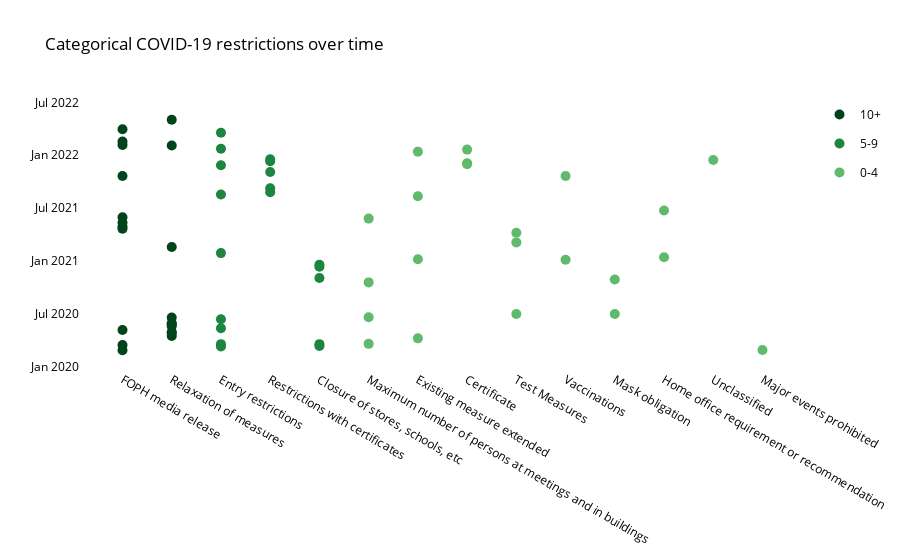

Write notebook code for a chart like this one.
### Code cell
fig_restrictions_time_occurrence = go.Figure(layout=transparent_layout)

color_map = {
    '10+': primary_colors[-1],
    '5-9': primary_colors[-2],
    '0-4': primary_colors[-3]
}
legend_desc = ['10+', '5-9', '0-4']

# Keep track of the legend groups that have been added
legend_groups_added = set()

for index, row in df_annotations.iterrows():
    v = row['category_occurrences']
    legend_desc_selected = legend_desc[0] if v > 9 else (legend_desc[1] if v > 4 else legend_desc[2])

    # Set showlegend to True for the first entry of each legend group and False for all subsequent entries
    showlegend = legend_desc_selected not in legend_groups_added
    legend_groups_added.add(legend_desc_selected)

    fig_restrictions_time_occurrence.add_trace(go.Scatter(
        x=(row['category'],), y=(index, ),
        name=legend_desc_selected,
        legendgroup=legend_desc_selected,
        mode='markers',
        text=(row['category_occurrences'], ),
        hovertemplate='%{y}, %{x}<br>Total occurrences: %{text}<extra></extra>',
        hoverlabel={'font': {'color': 'white'}, 'bordercolor': 'white'},
        marker_size=10,
        marker_color=color_map[legend_desc_selected],
        showlegend=showlegend
    ))

fig_restrictions_time_occurrence.update_layout(title="Categorical COVID-19 restrictions over time", 
                   showlegend=True,
                   yaxis=dict(
                       fixedrange=True
                   ))

fig_restrictions_time_occurrence.show()

### Figure 1 — Plotly figure (JSON) as saved in the notebook; plotly's stock layout.template omitted (floating-point values rounded to 4 significant figures)
{"data": [{"hoverlabel": {"bordercolor": "white", "font": {"color": "white"}}, "hovertemplate": "%{y}, %{x}<br>Total occurrences: %{text}<extra></extra>", "legendgroup": "10+", "marker": {"color": "rgba(0.0, 0.26666666666666666, 0.10588235294117647, 1.0)", "size": 10}, "mode": "markers", "name": "10+", "showlegend": true, "text": ["11"], "type": "scatter", "x": ["FOPH media release"], "y": ["2020-02-27"]}, {"hoverlabel": {"bordercolor": "white", "font": {"color": "white"}}, "hovertemplate": "%{y}, %{x}<br>Total occurrences: %{text}<extra></extra>", "legendgroup": "10+", "marker": {"color": "rgba(0.0, 0.26666666666666666, 0.10588235294117647, 1.0)", "size": 10}, "mode": "markers", "name": "10+", "showlegend": false, "text": ["11"], "type": "scatter", "x": ["FOPH media release"], "y": ["2022-03-30"]}, {"hoverlabel": {"bordercolor": "white", "font": {"color": "white"}}, "hovertemplate": "%{y}, %{x}<br>Total occurrences: %{text}<extra></extra>", "legendgroup": "10+", "marker": {"color": "rgba(0.0, 0.26666666666666666, 0.10588235294117647, 1.0)", "size": 10}, "mode": "markers", "name": "10+", "showlegend": false, "text": ["11"], "type": "scatter", "x": ["FOPH media release"], "y": ["2022-02-16"]}, {"hoverlabel": {"bordercolor": "white", "font": {"color": "white"}}, "hovertemplate": "%{y}, %{x}<br>Total occurrences: %{text}<extra></extra>", "legendgroup": "10+", "marker": {"color": "rgba(0.0, 0.26666666666666666, 0.10588235294117647, 1.0)", "size": 10}, "mode": "markers", "name": "10+", "showlegend": false, "text": ["11"], "type": "scatter", "x": ["FOPH media release"], "y": ["2020-03-16"]}, {"hoverlabel": {"bordercolor": "white", "font": {"color": "white"}}, "hovertemplate": "%{y}, %{x}<br>Total occurrences: %{text}<extra></extra>", "legendgroup": "10+", "marker": {"color": "rgba(0.0, 0.26666666666666666, 0.10588235294117647, 1.0)", "size": 10}, "mode": "markers", "name": "10+", "showlegend": false, "text": ["11"], "type": "scatter", "x": ["FOPH media release"], "y": ["2022-02-04"]}, {"hoverlabel": {"bordercolor": "white", "font": {"color": "white"}}, "hovertemplate": "%{y}, %{x}<br>Total occurrences: %{text}<extra></extra>", "legendgroup": "10+", "marker": {"color": "rgba(0.0, 0.26666666666666666, 0.10588235294117647, 1.0)", "size": 10}, "mode": "markers", "name": "10+", "showlegend": false, "text": ["11"], "type": "scatter", "x": ["FOPH media release"], "y": ["2021-10-20"]}, {"hoverlabel": {"bordercolor": "white", "font": {"color": "white"}}, "hovertemplate": "%{y}, %{x}<br>Total occurrences: %{text}<extra></extra>", "legendgroup": "10+", "marker": {"color": "rgba(0.0, 0.26666666666666666, 0.10588235294117647, 1.0)", "size": 10}, "mode": "markers", "name": "10+", "showlegend": false, "text": ["11"], "type": "scatter", "x": ["FOPH media release"], "y": ["2021-05-31"]}, {"hoverlabel": {"bordercolor": "white", "font": {"color": "white"}}, "hovertemplate": "%{y}, %{x}<br>Total occurrences: %{text}<extra></extra>", "legendgroup": "10+", "marker": {"color": "rgba(0.0, 0.26666666666666666, 0.10588235294117647, 1.0)", "size": 10}, "mode": "markers", "name": "10+", "showlegend": false, "text": ["11"], "type": "scatter", "x": ["FOPH media release"], "y": ["2021-05-12"]}, {"hoverlabel": {"bordercolor": "white", "font": {"color": "white"}}, "hovertemplate": "%{y}, %{x}<br>Total occurrences: %{text}<extra></extra>", "legendgroup": "10+", "marker": {"color": "rgba(0.0, 0.26666666666666666, 0.10588235294117647, 1.0)", "size": 10}, "mode": "markers", "name": "10+", "showlegend": false, "text": ["11"], "type": "scatter", "x": ["FOPH media release"], "y": ["2021-04-28"]}, {"hoverlabel": {"bordercolor": "white", "font": {"color": "white"}}, "hovertemplate": "%{y}, %{x}<br>Total occurrences: %{text}<extra></extra>", "legendgroup": "10+", "marker": {"color": "rgba(0.0, 0.26666666666666666, 0.10588235294117647, 1.0)", "size": 10}, "mode": "markers", "name": "10+", "showlegend": false, "text": ["11"], "type": "scatter", "x": ["FOPH media release"], "y": ["2021-04-21"]}, {"hoverlabel": {"bordercolor": "white", "font": {"color": "white"}}, "hovertemplate": "%{y}, %{x}<br>Total occurrences: %{text}<extra></extra>", "legendgroup": "10+", "marker": {"color": "rgba(0.0, 0.26666666666666666, 0.10588235294117647, 1.0)", "size": 10}, "mode": "markers", "name": "10+", "showlegend": false, "text": ["11"], "type": "scatter", "x": ["FOPH media release"], "y": ["2020-05-07"]}, {"hoverlabel": {"bordercolor": "white", "font": {"color": "white"}}, "hovertemplate": "%{y}, %{x}<br>Total occurrences: %{text}<extra></extra>", "legendgroup": "10+", "marker": {"color": "rgba(0.0, 0.26666666666666666, 0.10588235294117647, 1.0)", "size": 10}, "mode": "markers", "name": "10+", "showlegend": false, "text": ["10"], "type": "scatter", "x": ["Relaxation of measures"], "y": ["2020-05-27"]}, {"hoverlabel": {"bordercolor": "white", "font": {"color": "white"}}, "hovertemplate": "%{y}, %{x}<br>Total occurrences: %{text}<extra></extra>", "legendgroup": "10+", "marker": {"color": "rgba(0.0, 0.26666666666666666, 0.10588235294117647, 1.0)", "size": 10}, "mode": "markers", "name": "10+", "showlegend": false, "text": ["10"], "type": "scatter", "x": ["Relaxation of measures"], "y": ["2022-02-02"]}, {"hoverlabel": {"bordercolor": "white", "font": {"color": "white"}}, "hovertemplate": "%{y}, %{x}<br>Total occurrences: %{text}<extra></extra>", "legendgroup": "10+", "marker": {"color": "rgba(0.0, 0.26666666666666666, 0.10588235294117647, 1.0)", "size": 10}, "mode": "markers", "name": "10+", "showlegend": false, "text": ["10"], "type": "scatter", "x": ["Relaxation of measures"], "y": ["2020-06-19"]}, {"hoverlabel": {"bordercolor": "white", "font": {"color": "white"}}, "hovertemplate": "%{y}, %{x}<br>Total occurrences: %{text}<extra></extra>", "legendgroup": "10+", "marker": {"color": "rgba(0.0, 0.26666666666666666, 0.10588235294117647, 1.0)", "size": 10}, "mode": "markers", "name": "10+", "showlegend": false, "text": ["10"], "type": "scatter", "x": ["Relaxation of measures"], "y": ["2020-05-30"]}, {"hoverlabel": {"bordercolor": "white", "font": {"color": "white"}}, "hovertemplate": "%{y}, %{x}<br>Total occurrences: %{text}<extra></extra>", "legendgroup": "10+", "marker": {"color": "rgba(0.0, 0.26666666666666666, 0.10588235294117647, 1.0)", "size": 10}, "mode": "markers", "name": "10+", "showlegend": false, "text": ["10"], "type": "scatter", "x": ["Relaxation of measures"], "y": ["2021-02-17"]}, {"hoverlabel": {"bordercolor": "white", "font": {"color": "white"}}, "hovertemplate": "%{y}, %{x}<br>Total occurrences: %{text}<extra></extra>", "legendgroup": "10+", "marker": {"color": "rgba(0.0, 0.26666666666666666, 0.10588235294117647, 1.0)", "size": 10}, "mode": "markers", "name": "10+", "showlegend": false, "text": ["10"], "type": "scatter", "x": ["Relaxation of measures"], "y": ["2020-05-20"]}, {"hoverlabel": {"bordercolor": "white", "font": {"color": "white"}}, "hovertemplate": "%{y}, %{x}<br>Total occurrences: %{text}<extra></extra>", "legendgroup": "10+", "marker": {"color": "rgba(0.0, 0.26666666666666666, 0.10588235294117647, 1.0)", "size": 10}, "mode": "markers", "name": "10+", "showlegend": false, "text": ["10"], "type": "scatter", "x": ["Relaxation of measures"], "y": ["2020-04-29"]}, {"hoverlabel": {"bordercolor": "white", "font": {"color": "white"}}, "hovertemplate": "%{y}, %{x}<br>Total occurrences: %{text}<extra></extra>", "legendgroup": "10+", "marker": {"color": "rgba(0.0, 0.26666666666666666, 0.10588235294117647, 1.0)", "size": 10}, "mode": "markers", "name": "10+", "showlegend": false, "text": ["10"], "type": "scatter", "x": ["Relaxation of measures"], "y": ["2020-04-16"]}, {"hoverlabel": {"bordercolor": "white", "font": {"color": "white"}}, "hovertemplate": "%{y}, %{x}<br>Total occurrences: %{text}<extra></extra>", "legendgroup": "10+", "marker": {"color": "rgba(0.0, 0.26666666666666666, 0.10588235294117647, 1.0)", "size": 10}, "mode": "markers", "name": "10+", "showlegend": false, "text": ["10"], "type": "scatter", "x": ["Relaxation of measures"], "y": ["2020-04-27"]}, {"hoverlabel": {"bordercolor": "white", "font": {"color": "white"}}, "hovertemplate": "%{y}, %{x}<br>Total occurrences: %{text}<extra></extra>", "legendgroup": "10+", "marker": {"color": "rgba(0.0, 0.26666666666666666, 0.10588235294117647, 1.0)", "size": 10}, "mode": "markers", "name": "10+", "showlegend": false, "text": ["10"], "type": "scatter", "x": ["Relaxation of measures"], "y": ["2022-05-02"]}, {"hoverlabel": {"bordercolor": "white", "font": {"color": "white"}}, "hovertemplate": "%{y}, %{x}<br>Total occurrences: %{text}<extra></extra>", "legendgroup": "5-9", "marker": {"color": "rgba(0.10818915801614765, 0.5201845444059976, 0.24982698961937716, 1.0)", "size": 10}, "mode": "markers", "name": "5-9", "showlegend": true, "text": ["9"], "type": "scatter", "x": ["Entry restrictions"], "y": ["2020-06-13"]}, {"hoverlabel": {"bordercolor": "white", "font": {"color": "white"}}, "hovertemplate": "%{y}, %{x}<br>Total occurrences: %{text}<extra></extra>", "legendgroup": "5-9", "marker": {"color": "rgba(0.10818915801614765, 0.5201845444059976, 0.24982698961937716, 1.0)", "size": 10}, "mode": "markers", "name": "5-9", "showlegend": false, "text": ["9"], "type": "scatter", "x": ["Entry restrictions"], "y": ["2022-01-22"]}, {"hoverlabel": {"bordercolor": "white", "font": {"color": "white"}}, "hovertemplate": "%{y}, %{x}<br>Total occurrences: %{text}<extra></extra>", "legendgroup": "5-9", "marker": {"color": "rgba(0.10818915801614765, 0.5201845444059976, 0.24982698961937716, 1.0)", "size": 10}, "mode": "markers", "name": "5-9", "showlegend": false, "text": ["9"], "type": "scatter", "x": ["Entry restrictions"], "y": ["2020-03-11"]}, {"hoverlabel": {"bordercolor": "white", "font": {"color": "white"}}, "hovertemplate": "%{y}, %{x}<br>Total occurrences: %{text}<extra></extra>", "legendgroup": "5-9", "marker": {"color": "rgba(0.10818915801614765, 0.5201845444059976, 0.24982698961937716, 1.0)", "size": 10}, "mode": "markers", "name": "5-9", "showlegend": false, "text": ["9"], "type": "scatter", "x": ["Entry restrictions"], "y": ["2021-11-26"]}, {"hoverlabel": {"bordercolor": "white", "font": {"color": "white"}}, "hovertemplate": "%{y}, %{x}<br>Total occurrences: %{text}<extra></extra>", "legendgroup": "5-9", "marker": {"color": "rgba(0.10818915801614765, 0.5201845444059976, 0.24982698961937716, 1.0)", "size": 10}, "mode": "markers", "name": "5-9", "showlegend": false, "text": ["9"], "type": "scatter", "x": ["Entry restrictions"], "y": ["2021-08-17"]}, {"hoverlabel": {"bordercolor": "white", "font": {"color": "white"}}, "hovertemplate": "%{y}, %{x}<br>Total occurrences: %{text}<extra></extra>", "legendgroup": "5-9", "marker": {"color": "rgba(0.10818915801614765, 0.5201845444059976, 0.24982698961937716, 1.0)", "size": 10}, "mode": "markers", "name": "5-9", "showlegend": false, "text": ["9"], "type": "scatter", "x": ["Entry restrictions"], "y": ["2022-03-18"]}, {"hoverlabel": {"bordercolor": "white", "font": {"color": "white"}}, "hovertemplate": "%{y}, %{x}<br>Total occurrences: %{text}<extra></extra>", "legendgroup": "5-9", "marker": {"color": "rgba(0.10818915801614765, 0.5201845444059976, 0.24982698961937716, 1.0)", "size": 10}, "mode": "markers", "name": "5-9", "showlegend": false, "text": ["9"], "type": "scatter", "x": ["Entry restrictions"], "y": ["2020-05-13"]}, {"hoverlabel": {"bordercolor": "white", "font": {"color": "white"}}, "hovertemplate": "%{y}, %{x}<br>Total occurrences: %{text}<extra></extra>", "legendgroup": "5-9", "marker": {"color": "rgba(0.10818915801614765, 0.5201845444059976, 0.24982698961937716, 1.0)", "size": 10}, "mode": "markers", "name": "5-9", "showlegend": false, "text": ["9"], "type": "scatter", "x": ["Entry restrictions"], "y": ["2021-01-27"]}, {"hoverlabel": {"bordercolor": "white", "font": {"color": "white"}}, "hovertemplate": "%{y}, %{x}<br>Total occurrences: %{text}<extra></extra>", "legendgroup": "5-9", "marker": {"color": "rgba(0.10818915801614765, 0.5201845444059976, 0.24982698961937716, 1.0)", "size": 10}, "mode": "markers", "name": "5-9", "showlegend": false, "text": ["9"], "type": "scatter", "x": ["Entry restrictions"], "y": ["2020-03-19"]}, {"hoverlabel": {"bordercolor": "white", "font": {"color": "white"}}, "hovertemplate": "%{y}, %{x}<br>Total occurrences: %{text}<extra></extra>", "legendgroup": "5-9", "marker": {"color": "rgba(0.10818915801614765, 0.5201845444059976, 0.24982698961937716, 1.0)", "size": 10}, "mode": "markers", "name": "5-9", "showlegend": false, "text": ["5"], "type": "scatter", "x": ["Restrictions with certificates"], "y": ["2021-11-03"]}, {"hoverlabel": {"bordercolor": "white", "font": {"color": "white"}}, "hovertemplate": "%{y}, %{x}<br>Total occurrences: %{text}<extra></extra>", "legendgroup": "5-9", "marker": {"color": "rgba(0.10818915801614765, 0.5201845444059976, 0.24982698961937716, 1.0)", "size": 10}, "mode": "markers", "name": "5-9", "showlegend": false, "text": ["5"], "type": "scatter", "x": ["Restrictions with certificates"], "y": ["2021-09-08"]}, {"hoverlabel": {"bordercolor": "white", "font": {"color": "white"}}, "hovertemplate": "%{y}, %{x}<br>Total occurrences: %{text}<extra></extra>", "legendgroup": "5-9", "marker": {"color": "rgba(0.10818915801614765, 0.5201845444059976, 0.24982698961937716, 1.0)", "size": 10}, "mode": "markers", "name": "5-9", "showlegend": false, "text": ["5"], "type": "scatter", "x": ["Restrictions with certificates"], "y": ["2021-12-10"]}, {"hoverlabel": {"bordercolor": "white", "font": {"color": "white"}}, "hovertemplate": "%{y}, %{x}<br>Total occurrences: %{text}<extra></extra>", "legendgroup": "5-9", "marker": {"color": "rgba(0.10818915801614765, 0.5201845444059976, 0.24982698961937716, 1.0)", "size": 10}, "mode": "markers", "name": "5-9", "showlegend": false, "text": ["5"], "type": "scatter", "x": ["Restrictions with certificates"], "y": ["2021-08-25"]}, {"hoverlabel": {"bordercolor": "white", "font": {"color": "white"}}, "hovertemplate": "%{y}, %{x}<br>Total occurrences: %{text}<extra></extra>", "legendgroup": "5-9", "marker": {"color": "rgba(0.10818915801614765, 0.5201845444059976, 0.24982698961937716, 1.0)", "size": 10}, "mode": "markers", "name": "5-9", "showlegend": false, "text": ["5"], "type": "scatter", "x": ["Closure of stores, schools, etc"], "y": ["2020-03-19"]}, {"hoverlabel": {"bordercolor": "white", "font": {"color": "white"}}, "hovertemplate": "%{y}, %{x}<br>Total occurrences: %{text}<extra></extra>", "legendgroup": "5-9", "marker": {"color": "rgba(0.10818915801614765, 0.5201845444059976, 0.24982698961937716, 1.0)", "size": 10}, "mode": "markers", "name": "5-9", "showlegend": false, "text": ["5"], "type": "scatter", "x": ["Closure of stores, schools, etc"], "y": ["2020-03-13"]}, {"hoverlabel": {"bordercolor": "white", "font": {"color": "white"}}, "hovertemplate": "%{y}, %{x}<br>Total occurrences: %{text}<extra></extra>", "legendgroup": "5-9", "marker": {"color": "rgba(0.10818915801614765, 0.5201845444059976, 0.24982698961937716, 1.0)", "size": 10}, "mode": "markers", "name": "5-9", "showlegend": false, "text": ["5"], "type": "scatter", "x": ["Closure of stores, schools, etc"], "y": ["2020-12-18"]}, {"hoverlabel": {"bordercolor": "white", "font": {"color": "white"}}, "hovertemplate": "%{y}, %{x}<br>Total occurrences: %{text}<extra></extra>", "legendgroup": "5-9", "marker": {"color": "rgba(0.10818915801614765, 0.5201845444059976, 0.24982698961937716, 1.0)", "size": 10}, "mode": "markers", "name": "5-9", "showlegend": false, "text": ["5"], "type": "scatter", "x": ["Closure of stores, schools, etc"], "y": ["2020-12-11"]}, {"hoverlabel": {"bordercolor": "white", "font": {"color": "white"}}, "hovertemplate": "%{y}, %{x}<br>Total occurrences: %{text}<extra></extra>", "legendgroup": "5-9", "marker": {"color": "rgba(0.10818915801614765, 0.5201845444059976, 0.24982698961937716, 1.0)", "size": 10}, "mode": "markers", "name": "5-9", "showlegend": false, "text": ["5"], "type": "scatter", "x": ["Closure of stores, schools, etc"], "y": ["2020-11-02"]}, {"hoverlabel": {"bordercolor": "white", "font": {"color": "white"}}, "hovertemplate": "%{y}, %{x}<br>Total occurrences: %{text}<extra></extra>", "legendgroup": "5-9", "marker": {"color": "rgba(0.10818915801614765, 0.5201845444059976, 0.24982698961937716, 1.0)", "size": 10}, "mode": "markers", "name": "5-9", "showlegend": false, "text": ["5"], "type": "scatter", "x": ["Restrictions with certificates"], "y": ["2021-12-17"]}, {"hoverlabel": {"bordercolor": "white", "font": {"color": "white"}}, "hovertemplate": "%{y}, %{x}<br>Total occurrences: %{text}<extra></extra>", "legendgroup": "0-4", "marker": {"color": "rgba(0.3764705882352941, 0.7301806997308727, 0.42429834678969625, 1.0)", "size": 10}, "mode": "markers", "name": "0-4", "showlegend": true, "text": ["4"], "type": "scatter", "x": ["Maximum number of persons at meetings and in buildings"], "y": ["2020-06-20"]}, {"hoverlabel": {"bordercolor": "white", "font": {"color": "white"}}, "hovertemplate": "%{y}, %{x}<br>Total occurrences: %{text}<extra></extra>", "legendgroup": "0-4", "marker": {"color": "rgba(0.3764705882352941, 0.7301806997308727, 0.42429834678969625, 1.0)", "size": 10}, "mode": "markers", "name": "0-4", "showlegend": false, "text": ["4"], "type": "scatter", "x": ["Maximum number of persons at meetings and in buildings"], "y": ["2021-05-26"]}, {"hoverlabel": {"bordercolor": "white", "font": {"color": "white"}}, "hovertemplate": "%{y}, %{x}<br>Total occurrences: %{text}<extra></extra>", "legendgroup": "0-4", "marker": {"color": "rgba(0.3764705882352941, 0.7301806997308727, 0.42429834678969625, 1.0)", "size": 10}, "mode": "markers", "name": "0-4", "showlegend": false, "text": ["4"], "type": "scatter", "x": ["Existing measure extended"], "y": ["2020-04-08"]}, {"hoverlabel": {"bordercolor": "white", "font": {"color": "white"}}, "hovertemplate": "%{y}, %{x}<br>Total occurrences: %{text}<extra></extra>", "legendgroup": "0-4", "marker": {"color": "rgba(0.3764705882352941, 0.7301806997308727, 0.42429834678969625, 1.0)", "size": 10}, "mode": "markers", "name": "0-4", "showlegend": false, "text": ["4"], "type": "scatter", "x": ["Existing measure extended"], "y": ["2021-08-11"]}, {"hoverlabel": {"bordercolor": "white", "font": {"color": "white"}}, "hovertemplate": "%{y}, %{x}<br>Total occurrences: %{text}<extra></extra>", "legendgroup": "0-4", "marker": {"color": "rgba(0.3764705882352941, 0.7301806997308727, 0.42429834678969625, 1.0)", "size": 10}, "mode": "markers", "name": "0-4", "showlegend": false, "text": ["4"], "type": "scatter", "x": ["Maximum number of persons at meetings and in buildings"], "y": ["2020-10-18"]}, {"hoverlabel": {"bordercolor": "white", "font": {"color": "white"}}, "hovertemplate": "%{y}, %{x}<br>Total occurrences: %{text}<extra></extra>", "legendgroup": "0-4", "marker": {"color": "rgba(0.3764705882352941, 0.7301806997308727, 0.42429834678969625, 1.0)", "size": 10}, "mode": "markers", "name": "0-4", "showlegend": false, "text": ["4"], "type": "scatter", "x": ["Existing measure extended"], "y": ["2021-01-06"]}, {"hoverlabel": {"bordercolor": "white", "font": {"color": "white"}}, "hovertemplate": "%{y}, %{x}<br>Total occurrences: %{text}<extra></extra>", "legendgroup": "0-4", "marker": {"color": "rgba(0.3764705882352941, 0.7301806997308727, 0.42429834678969625, 1.0)", "size": 10}, "mode": "markers", "name": "0-4", "showlegend": false, "text": ["4"], "type": "scatter", "x": ["Maximum number of persons at meetings and in buildings"], "y": ["2020-03-20"]}, {"hoverlabel": {"bordercolor": "white", "font": {"color": "white"}}, "hovertemplate": "%{y}, %{x}<br>Total occurrences: %{text}<extra></extra>", "legendgroup": "0-4", "marker": {"color": "rgba(0.3764705882352941, 0.7301806997308727, 0.42429834678969625, 1.0)", "size": 10}, "mode": "markers", "name": "0-4", "showlegend": false, "text": ["4"], "type": "scatter", "x": ["Existing measure extended"], "y": ["2022-01-12"]}, {"hoverlabel": {"bordercolor": "white", "font": {"color": "white"}}, "hovertemplate": "%{y}, %{x}<br>Total occurrences: %{text}<extra></extra>", "legendgroup": "0-4", "marker": {"color": "rgba(0.3764705882352941, 0.7301806997308727, 0.42429834678969625, 1.0)", "size": 10}, "mode": "markers", "name": "0-4", "showlegend": false, "text": ["3"], "type": "scatter", "x": ["Certificate"], "y": ["2022-01-19"]}, {"hoverlabel": {"bordercolor": "white", "font": {"color": "white"}}, "hovertemplate": "%{y}, %{x}<br>Total occurrences: %{text}<extra></extra>", "legendgroup": "0-4", "marker": {"color": "rgba(0.3764705882352941, 0.7301806997308727, 0.42429834678969625, 1.0)", "size": 10}, "mode": "markers", "name": "0-4", "showlegend": false, "text": ["3"], "type": "scatter", "x": ["Test Measures"], "y": ["2020-07-01"]}, {"hoverlabel": {"bordercolor": "white", "font": {"color": "white"}}, "hovertemplate": "%{y}, %{x}<br>Total occurrences: %{text}<extra></extra>", "legendgroup": "0-4", "marker": {"color": "rgba(0.3764705882352941, 0.7301806997308727, 0.42429834678969625, 1.0)", "size": 10}, "mode": "markers", "name": "0-4", "showlegend": false, "text": ["3"], "type": "scatter", "x": ["Certificate"], "y": ["2021-12-03"]}, {"hoverlabel": {"bordercolor": "white", "font": {"color": "white"}}, "hovertemplate": "%{y}, %{x}<br>Total occurrences: %{text}<extra></extra>", "legendgroup": "0-4", "marker": {"color": "rgba(0.3764705882352941, 0.7301806997308727, 0.42429834678969625, 1.0)", "size": 10}, "mode": "markers", "name": "0-4", "showlegend": false, "text": ["3"], "type": "scatter", "x": ["Certificate"], "y": ["2021-11-30"]}, {"hoverlabel": {"bordercolor": "white", "font": {"color": "white"}}, "hovertemplate": "%{y}, %{x}<br>Total occurrences: %{text}<extra></extra>", "legendgroup": "0-4", "marker": {"color": "rgba(0.3764705882352941, 0.7301806997308727, 0.42429834678969625, 1.0)", "size": 10}, "mode": "markers", "name": "0-4", "showlegend": false, "text": ["3"], "type": "scatter", "x": ["Test Measures"], "y": ["2021-04-07"]}, {"hoverlabel": {"bordercolor": "white", "font": {"color": "white"}}, "hovertemplate": "%{y}, %{x}<br>Total occurrences: %{text}<extra></extra>", "legendgroup": "0-4", "marker": {"color": "rgba(0.3764705882352941, 0.7301806997308727, 0.42429834678969625, 1.0)", "size": 10}, "mode": "markers", "name": "0-4", "showlegend": false, "text": ["3"], "type": "scatter", "x": ["Test Measures"], "y": ["2021-03-05"]}, {"hoverlabel": {"bordercolor": "white", "font": {"color": "white"}}, "hovertemplate": "%{y}, %{x}<br>Total occurrences: %{text}<extra></extra>", "legendgroup": "0-4", "marker": {"color": "rgba(0.3764705882352941, 0.7301806997308727, 0.42429834678969625, 1.0)", "size": 10}, "mode": "markers", "name": "0-4", "showlegend": false, "text": ["2"], "type": "scatter", "x": ["Vaccinations"], "y": ["2021-10-20"]}, {"hoverlabel": {"bordercolor": "white", "font": {"color": "white"}}, "hovertemplate": "%{y}, %{x}<br>Total occurrences: %{text}<extra></extra>", "legendgroup": "0-4", "marker": {"color": "rgba(0.3764705882352941, 0.7301806997308727, 0.42429834678969625, 1.0)", "size": 10}, "mode": "markers", "name": "0-4", "showlegend": false, "text": ["2"], "type": "scatter", "x": ["Mask obligation"], "y": ["2020-07-01"]}, {"hoverlabel": {"bordercolor": "white", "font": {"color": "white"}}, "hovertemplate": "%{y}, %{x}<br>Total occurrences: %{text}<extra></extra>", "legendgroup": "0-4", "marker": {"color": "rgba(0.3764705882352941, 0.7301806997308727, 0.42429834678969625, 1.0)", "size": 10}, "mode": "markers", "name": "0-4", "showlegend": false, "text": ["2"], "type": "scatter", "x": ["Home office requirement or recommendation"], "y": ["2021-01-13"]}, {"hoverlabel": {"bordercolor": "white", "font": {"color": "white"}}, "hovertemplate": "%{y}, %{x}<br>Total occurrences: %{text}<extra></extra>", "legendgroup": "0-4", "marker": {"color": "rgba(0.3764705882352941, 0.7301806997308727, 0.42429834678969625, 1.0)", "size": 10}, "mode": "markers", "name": "0-4", "showlegend": false, "text": ["2"], "type": "scatter", "x": ["Vaccinations"], "y": ["2021-01-04"]}, {"hoverlabel": {"bordercolor": "white", "font": {"color": "white"}}, "hovertemplate": "%{y}, %{x}<br>Total occurrences: %{text}<extra></extra>", "legendgroup": "0-4", "marker": {"color": "rgba(0.3764705882352941, 0.7301806997308727, 0.42429834678969625, 1.0)", "size": 10}, "mode": "markers", "name": "0-4", "showlegend": false, "text": ["2"], "type": "scatter", "x": ["Mask obligation"], "y": ["2020-10-28"]}, {"hoverlabel": {"bordercolor": "white", "font": {"color": "white"}}, "hovertemplate": "%{y}, %{x}<br>Total occurrences: %{text}<extra></extra>", "legendgroup": "0-4", "marker": {"color": "rgba(0.3764705882352941, 0.7301806997308727, 0.42429834678969625, 1.0)", "size": 10}, "mode": "markers", "name": "0-4", "showlegend": false, "text": ["2"], "type": "scatter", "x": ["Home office requirement or recommendation"], "y": ["2021-06-23"]}, {"hoverlabel": {"bordercolor": "white", "font": {"color": "white"}}, "hovertemplate": "%{y}, %{x}<br>Total occurrences: %{text}<extra></extra>", "legendgroup": "0-4", "marker": {"color": "rgba(0.3764705882352941, 0.7301806997308727, 0.42429834678969625, 1.0)", "size": 10}, "mode": "markers", "name": "0-4", "showlegend": false, "text": ["1"], "type": "scatter", "x": ["Unclassified"], "y": ["2021-12-14"]}, {"hoverlabel": {"bordercolor": "white", "font": {"color": "white"}}, "hovertemplate": "%{y}, %{x}<br>Total occurrences: %{text}<extra></extra>", "legendgroup": "0-4", "marker": {"color": "rgba(0.3764705882352941, 0.7301806997308727, 0.42429834678969625, 1.0)", "size": 10}, "mode": "markers", "name": "0-4", "showlegend": false, "text": ["1"], "type": "scatter", "x": ["Major events prohibited"], "y": ["2020-02-28"]}], "layout": {"font": {"color": "black", "family": "Open Sans"}, "paper_bgcolor": "rgba(0,0,0,0)", "plot_bgcolor": "rgba(0,0,0,0)", "showlegend": true, "title": {"text": "Categorical COVID-19 restrictions over time"}, "yaxis": {"fixedrange": true}}}
